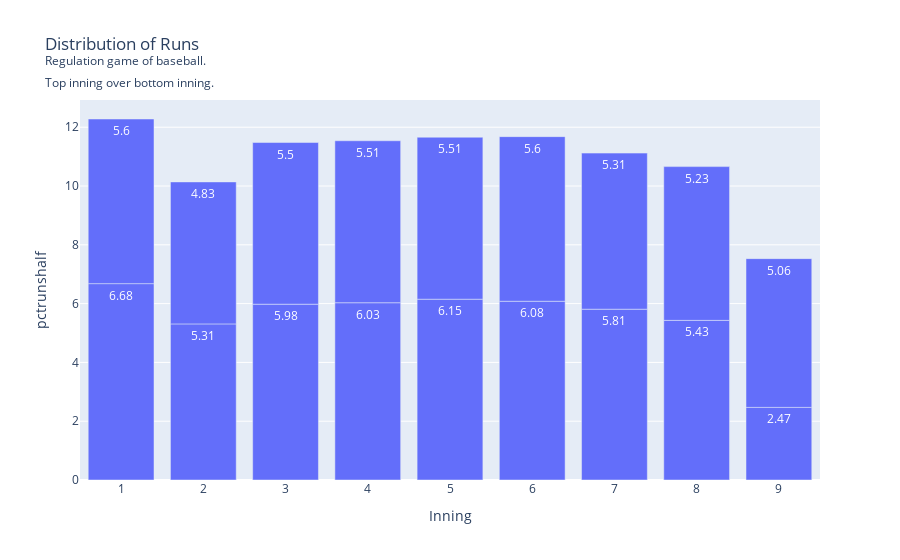

The notebook cell saved with this chart:
### Code cell
fig = px.bar(inningRunsTable, x="Inning", y="pctrunshalf", text_auto=True,barmode='stack',title="Distribution of Runs <br><sup>Regulation game of baseball.</sup><br><sup>Top inning over bottom inning.</sup>", )
fig.show()

### Figure 1 — Plotly figure (JSON) as saved in the notebook; plotly's stock layout.template omitted (floating-point values rounded to 4 significant figures)
{"data": [{"alignmentgroup": "True", "hovertemplate": "Inning=%{x}<br>pctrunshalf=%{y}<extra></extra>", "legendgroup": "", "marker": {"color": "#636efa", "pattern": {"shape": ""}}, "name": "", "offsetgroup": "", "orientation": "v", "showlegend": false, "textposition": "auto", "texttemplate": "%{y}", "type": "bar", "x": [1, 1, 2, 2, 3, 3, 4, 4, 5, 5, 6, 6, 7, 7, 8, 8, 9, 9], "xaxis": "x", "y": [6.68, 5.6, 5.31, 4.83, 5.98, 5.5, 6.03, 5.51, 6.15, 5.51, 6.08, 5.6, 5.81, 5.31, 5.43, 5.23, 2.47, 5.06], "yaxis": "y"}], "layout": {"barmode": "stack", "legend": {"tracegroupgap": 0}, "title": {"text": "Distribution of Runs <br><sup>Regulation game of baseball.</sup><br><sup>Top inning over bottom inning.</sup>"}, "xaxis": {"anchor": "y", "domain": [0, 1], "title": {"text": "Inning"}}, "yaxis": {"anchor": "x", "domain": [0, 1], "title": {"text": "pctrunshalf"}}}}
